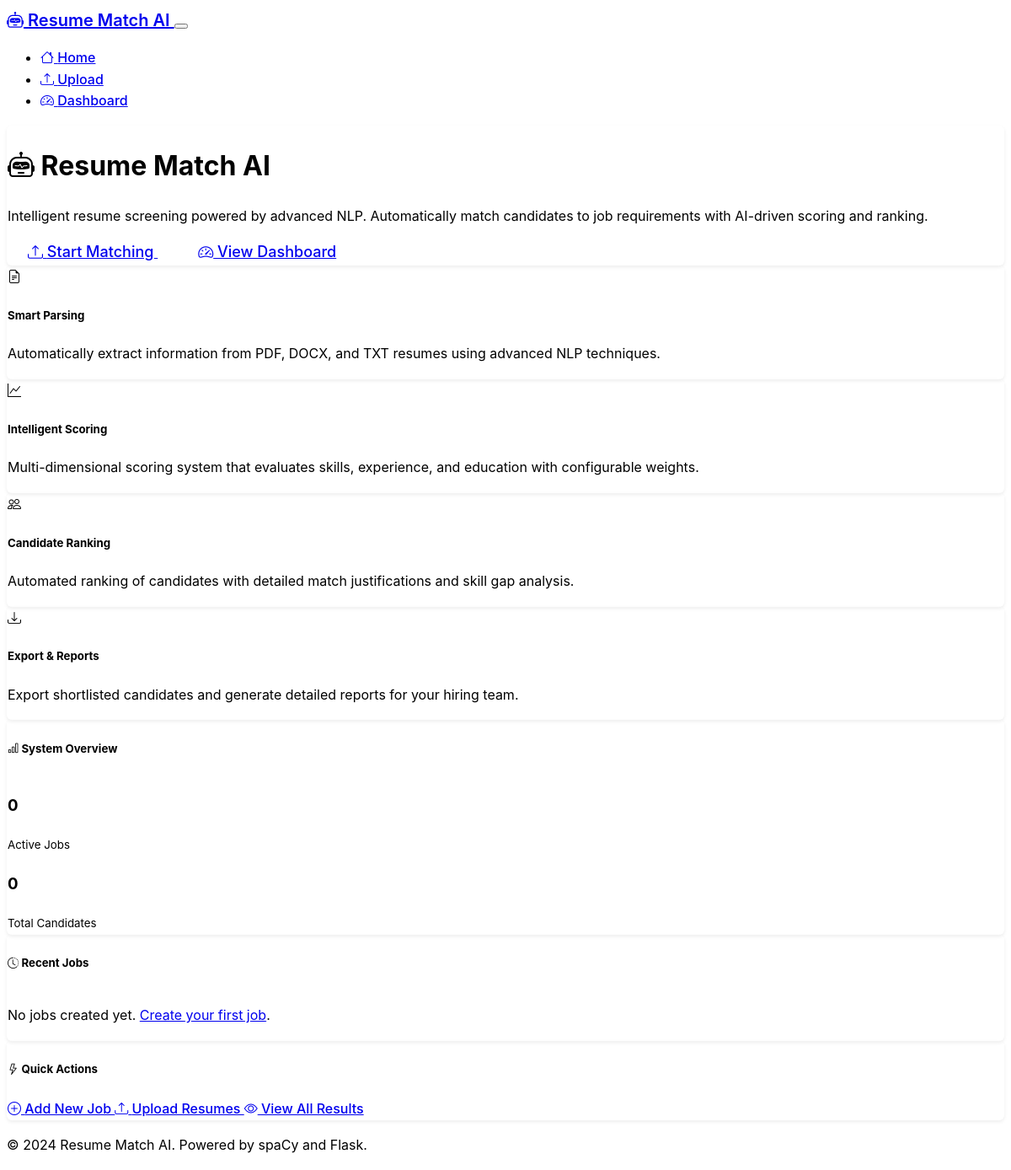
Before: / with the older database file.
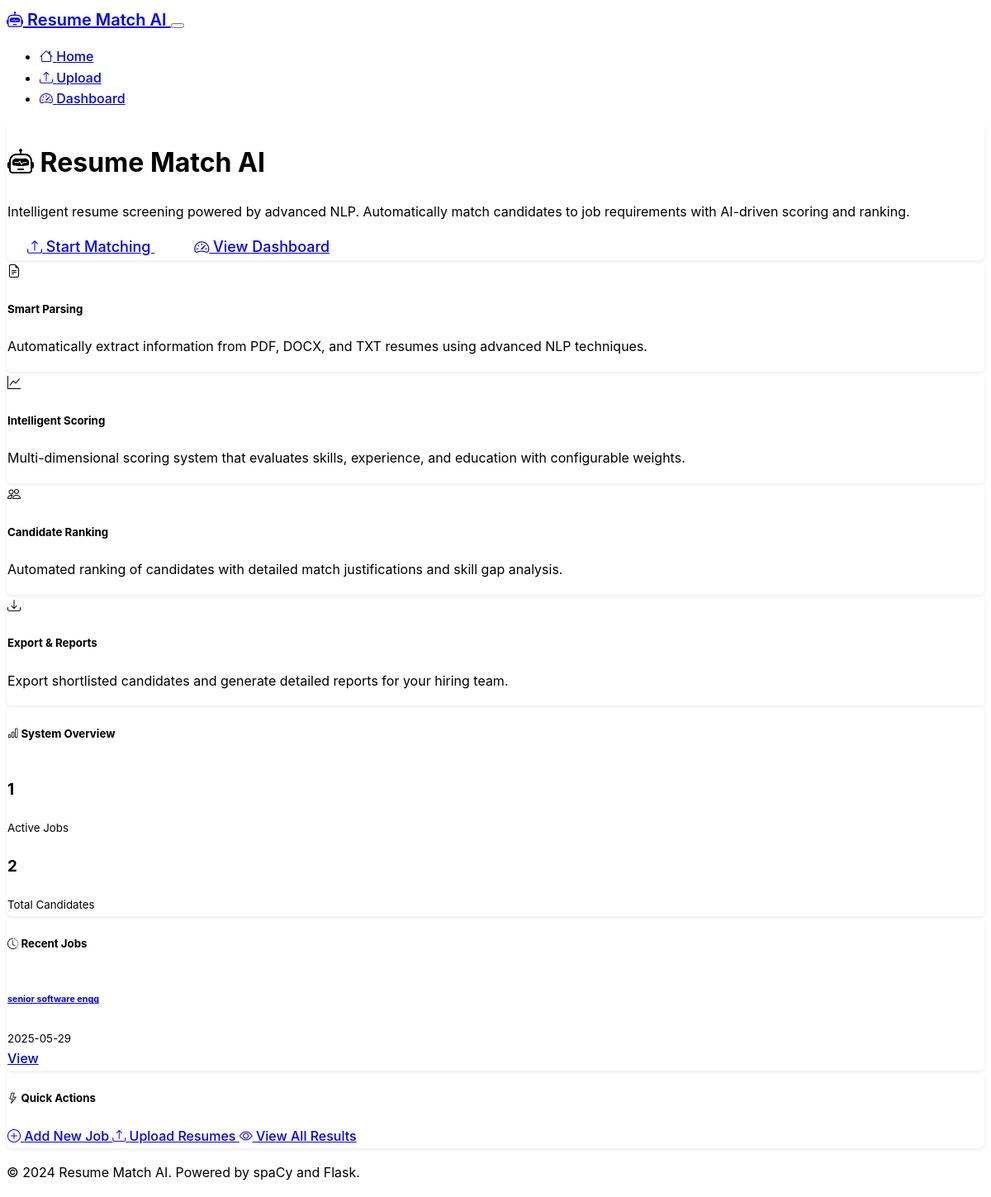
After: the same page with the newer database file.
### models.py (models this page shows)
class JobDescription(db.Model):
    id = db.Column(db.Integer, primary_key=True)
    title = db.Column(db.String(200), nullable=False)
    description = db.Column(Text, nullable=False)
    requirements = db.Column(JSON)  # Extracted requirements
    skills_required = db.Column(JSON)  # Categorized skills
    skill_weights = db.Column(JSON)  # Configurable weights
    created_at = db.Column(db.DateTime, default=datetime.utcnow)
    candidates = db.relationship('Candidate', backref='job', lazy=True)

### routes.py (the view)
@app.route('/')
def index():
    total_jobs = JobDescription.query.count()
    total_candidates = Candidate.query.count()
    recent_jobs = JobDescription.query.order_by(JobDescription.created_at.desc()).limit(5).all()
    return render_template('index.html',
                         total_jobs=total_jobs,
                         total_candidates=total_candidates,
                         recent_jobs=recent_jobs)

### templates/index.html (shortened to what this page needs)
{% extends "base.html" %}
{% block content %}
<div class="row">
    <div class="col-lg-8">
        <div class="card border-0 bg-primary text-white mb-4">
            <div class="card-body p-5">
                <h1 class="display-4 fw-bold mb-3">
                    <i class="bi bi-robot"></i> Resume Match AI
                </h1>
                <p class="lead mb-4">
                    Intelligent resume screening powered by advanced NLP. Automatically match candidates
                    to job requirements with AI-driven scoring and ranking.
                </p>
                <div class="d-flex gap-3">
                    <a href="{{ url_for('upload') }}" class="btn btn-light btn-lg">
                        <i class="bi bi-upload"></i> Start Matching
                    </a>
                    <a href="{{ url_for('dashboard') }}" class="btn btn-outline-light btn-lg">
                        <i class="bi bi-speedometer2"></i> View Dashboard
                    </a>
                </div>
            </div>
        </div>
        <div class="row g-4 mb-4">
            <div class="col-md-6">
                <div class="card h-100">
                    <div class="card-body">
                        <div class="d-flex align-items-center mb-3">
                            <div class="bg-primary rounded-circle p-2 me-3">
                                <i class="bi bi-file-earmark-text text-white"></i>
                            </div>
                            <h5 class="card-title mb-0">Smart Parsing</h5>
                        </div>
                        <p class="card-text">
                            Automatically extract information from PDF, DOCX, and TXT resumes
                            using advanced NLP techniques.
                        </p>
                    </div>
                </div>
            </div>
            <div class="col-md-6">
                <div class="card h-100">
                    <div class="card-body">
                        <div class="d-flex align-items-center mb-3">
                            <div class="bg-success rounded-circle p-2 me-3">
                                <i class="bi bi-graph-up text-white"></i>
                            </div>
                            <h5 class="card-title mb-0">Intelligent Scoring</h5>
                        </div>
                        <p class="card-text">
                            Multi-dimensional scoring system that evaluates skills, experience,
                            and education with configurable weights.
                        </p>
                    </div>
                </div>
            </div>
            <div class="col-md-6">
                <div class="card h-100">
                    <div class="card-body">
                        <div class="d-flex align-items-center mb-3">
                            <div class="bg-info rounded-circle p-2 me-3">
                                <i class="bi bi-people text-white"></i>
                            </div>
                            <h5 class="card-title mb-0">Candidate Ranking</h5>
                        </div>
                        <p class="card-text">
                            Automated ranking of candidates with detailed match justifications
                            and skill gap analysis.
                        </p>
                    </div>
                </div>
            </div>
            <div class="col-md-6">
                <div class="card h-100">
                    <div class="card-body">
                        <div class="d-flex align-items-center mb-3">
                            <div class="bg-warning rounded-circle p-2 me-3">
                                <i class="bi bi-download text-white"></i>
                            </div>
                            <h5 class="card-title mb-0">Export & Reports</h5>
                        </div>
                        <p class="card-text">
                            Export shortlisted candidates and generate detailed reports
                            for your hiring team.
                        </p>
                    </div>
                </div>
            </div>
        </div>
    </div>
    <div class="col-lg-4">
        <div class="card mb-4">
            <div class="card-header">
                <h5 class="card-title mb-0">
                    <i class="bi bi-bar-chart"></i> System Overview
                </h5>
            </div>
            <div class="card-body">
                <div class="row text-center">
                    <div class="col-6">
                        <div class="border-end">
                            <h3 class="text-primary mb-1">{{ total_jobs }}</h3>
                            <small class="text-muted">Active Jobs</small>
                        </div>
                    </div>
                    <div class="col-6">
                        <h3 class="text-success mb-1">{{ total_candidates }}</h3>
                        <small class="text-muted">Total Candidates</small>
                    </div>
                </div>
            </div>
        </div>
        <div class="card">
            <div class="card-header">
                <h5 class="card-title mb-0">
                    <i class="bi bi-clock-history"></i> Recent Jobs
                </h5>
            </div>
            <div class="card-body">
                {% if recent_jobs %}
                    {% for job in recent_jobs %}
                        <div class="d-flex justify-content-between align-items-center mb-3">
                            <div>
                                <h6 class="mb-1">
                                    <a href="{{ url_for('job_detail', job_id=job.id) }}" class="text-decoration-none">
                                        {{ job.title }}
                                    </a>
                                </h6>
                                <small class="text-muted">
                                    {{ job.created_at.strftime('%Y-%m-%d') }}
                                </small>
                            </div>
                            <a href="{{ url_for('candidates', job_id=job.id) }}" class="btn btn-sm btn-outline-primary">
                                View
                            </a>
                        </div>
                    {% endfor %}
                {% else %}
                    <p class="text-muted text-center">
                        No jobs created yet. <a href="{{ url_for('upload') }}">Create your first job</a>.
                    </p>
                {% endif %}
            </div>
        </div>
        <div class="card mt-4">
            <div class="card-header">
                <h5 class="card-title mb-0">
                    <i class="bi bi-lightning"></i> Quick Actions
                </h5>
            </div>
            <div class="card-body">
                <div class="d-grid gap-2">
                    <a href="{{ url_for('upload') }}" class="btn btn-primary">
                        <i class="bi bi-plus-circle"></i> Add New Job
                    </a>
                    <a href="{{ url_for('upload') }}" class="btn btn-outline-secondary">
                        <i class="bi bi-upload"></i> Upload Resumes
                    </a>
                    <a href="{{ url_for('dashboard') }}" class="btn btn-outline-secondary">
                        <i class="bi bi-eye"></i> View All Results
                    </a>
                </div>
            </div>
        </div>
    </div>
</div>
{% endblock %}

### templates/base.html (shortened to what this page needs)
<!DOCTYPE html>
<html lang="en" data-bs-theme="dark">
<head>
    <link href="https://cdn.replit.com/agent/bootstrap-agent-dark-theme.min.css" rel="stylesheet">
    <link href="https://cdn.jsdelivr.net/npm/bootstrap-icons@1.11.0/font/bootstrap-icons.css" rel="stylesheet">
    <link href="{{ url_for('static', filename='css/style.css') }}" rel="stylesheet">
</head>
<body>
    <nav class="navbar navbar-expand-lg navbar-dark bg-dark">
        <div class="container">
            <a class="navbar-brand" href="{{ url_for('index') }}">
                <i class="bi bi-robot"></i> Resume Match AI
            </a>
            <button class="navbar-toggler" type="button" data-bs-toggle="collapse" data-bs-target="#navbarNav">
            </button>
            <div class="collapse navbar-collapse" id="navbarNav">
                <ul class="navbar-nav me-auto">
                    <li class="nav-item">
                        <a class="nav-link" href="{{ url_for('index') }}">
                            <i class="bi bi-house"></i> Home
                        </a>
                    </li>
                    <li class="nav-item">
                        <a class="nav-link" href="{{ url_for('upload') }}">
                            <i class="bi bi-upload"></i> Upload
                        </a>
                    </li>
                    <li class="nav-item">
                        <a class="nav-link" href="{{ url_for('dashboard') }}">
                            <i class="bi bi-speedometer2"></i> Dashboard
                        </a>
                    </li>
                </ul>
            </div>
        </div>
    </nav>
    <main class="container mt-4">
        {% block content %}{% endblock %}
    </main>
    <footer class="bg-dark text-center py-3 mt-5">
        <div class="container">
            <p class="text-muted mb-0">
                &copy; 2024 Resume Match AI. Powered by spaCy and Flask.
            </p>
        </div>
    </footer>
</body>
</html>

### static/css/style.css (style rules this page uses)
:root { --primary-color: #0d6efd; --success-color: #198754; --warning-color: #ffc107; --danger-color: #dc3545; --info-color: #0dcaf0; --light-bg: #f8f9fa; --border-radius: 0.375rem; }
body { font-family: -apple-system, BlinkMacSystemFont, 'Segoe UI', Roboto, sans-serif; line-height: 1.6; }
.container { max-width: 1200px; }
.navbar-brand { font-weight: 600; font-size: 1.25rem; }
.navbar-nav .nav-link { font-weight: 500; margin-right: 0.5rem; }
.card { border: 1px solid rgba(255, 255, 255, 0.125); border-radius: var(--border-radius); box-shadow: 0 0.125rem 0.25rem rgba(0, 0, 0, 0.075); transition: all 0.15s ease-in-out; }
.card-header { background-color: rgba(255, 255, 255, 0.03); border-bottom: 1px solid rgba(255, 255, 255, 0.125); font-weight: 600; }
.btn { font-weight: 500; border-radius: var(--border-radius); transition: all 0.15s ease-in-out; }
.btn-lg { padding: 0.75rem 1.5rem; font-size: 1.125rem; }
footer { margin-top: auto; border-top: 1px solid rgba(255, 255, 255, 0.125); }

Changed rows visible on the page:
added JobDescription: title "senior software engg", created_at "2025-05-29"
Other visible differences:
{{ total_jobs }}: "0" → "1"
{{ total_candidates }}: "0" → "2"
text no longer shown: "No jobs created yet. Create your first job ."
